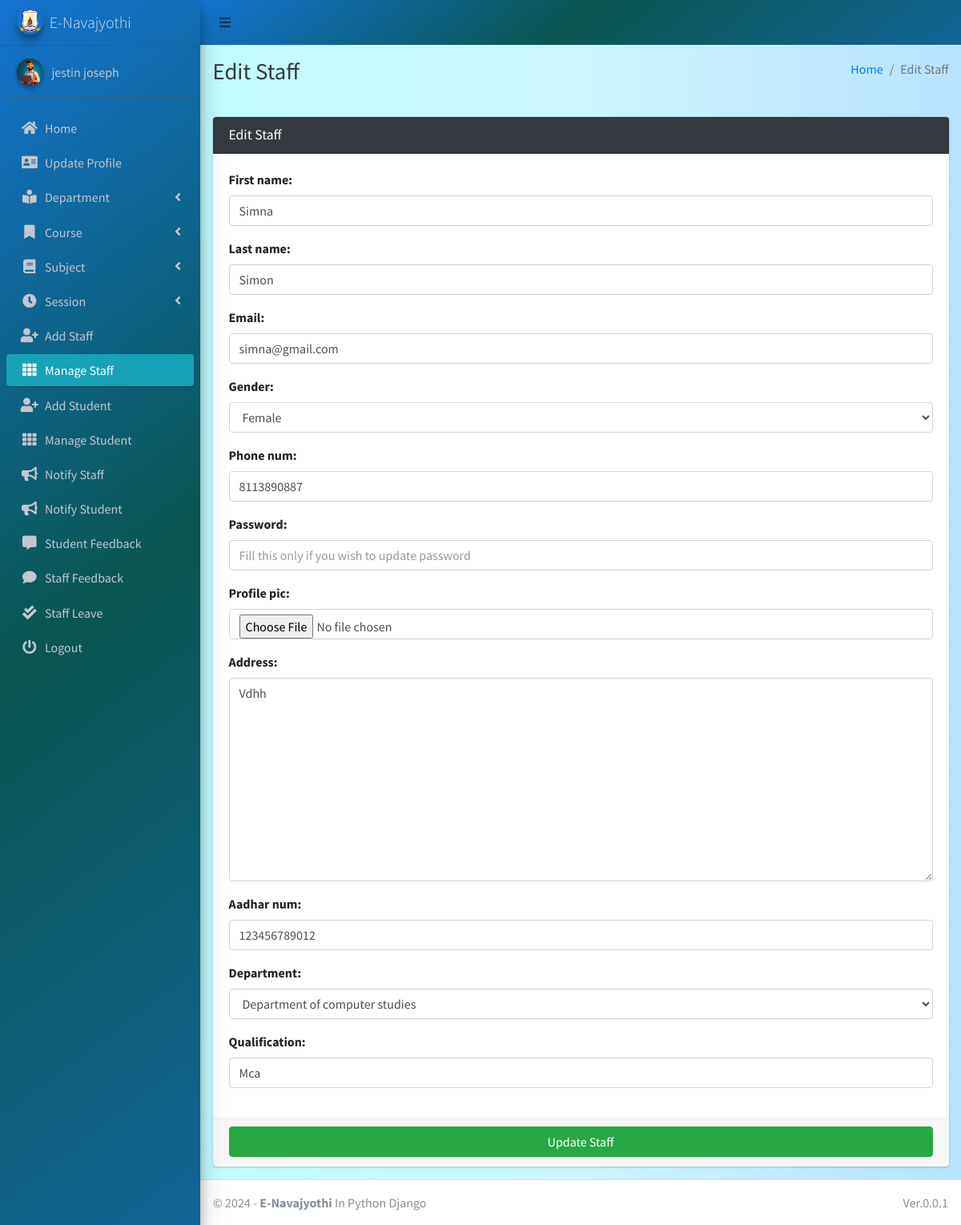
Page /staff/edit/1 (signed in) on the committed database.
### main_app/models.py (models this page shows, shortened)
class CustomUser(AbstractUser):
    USER_TYPE = ((1, "HOD"), (2, "Staff"), (3, "Student"))
    GENDER = [("M", "Male"), ("F", "Female")]
    username = None  # Removed username, using email instead
    email = models.EmailField(unique=True)
    user_type = models.CharField(default=1, choices=USER_TYPE, max_length=1)
    gender = models.CharField(max_length=1, choices=GENDER)
    profile_pic = models.ImageField()
    address = models.TextField()
    fcm_token = models.TextField(default="")  # For firebase notifications
    created_at = models.DateTimeField(auto_now_add=True)
    updated_at = models.DateTimeField(auto_now=True)
    USERNAME_FIELD = "email"
    REQUIRED_FIELDS = []
    objects = CustomUserManager()
    phone_num = models.IntegerField(max_length=12 ,null=True,blank=False)
    aadhar_num = models.IntegerField(max_length=16,null=True,blank=False)
    date_of_birth = models.DateField(null=True,blank=False)
    def __str__(self):
        return self.first_name + "  " + self.last_name

class Staff(models.Model):
    course = models.ForeignKey(Course, on_delete=models.DO_NOTHING, null=True, blank=False)
    department = models.ForeignKey(Department, on_delete=models.DO_NOTHING, null=True, blank=False)
    admin = models.OneToOneField(CustomUser, on_delete=models.CASCADE)
    phone_num = models.IntegerField(max_length=12 ,null=True,blank=False)
    qualification = models.CharField(max_length=20,null=True,blank=False)
    aadhar_num = models.IntegerField(max_length=12,null=True,blank=False)

### main_app/hod_views.py (the view)
# urls.py: path("staff/edit/<int:staff_id>", hod_views.edit_staff, name='edit_staff'),
def edit_staff(request, staff_id):
    staff = get_object_or_404(Staff, id=staff_id)
    form = StaffForm(request.POST or None, instance=staff)
    context = {
        'form': form,
        'staff_id': staff_id,
        'page_title': 'Edit Staff'
    }
    if request.method == 'POST':
        if form.is_valid():
            first_name = form.cleaned_data.get('first_name')
            last_name = form.cleaned_data.get('last_name')
            address = form.cleaned_data.get('address')
            username = form.cleaned_data.get('username')
            email = form.cleaned_data.get('email')
            gender = form.cleaned_data.get('gender')
            password = form.cleaned_data.get('password') or None
            department = form.cleaned_data.get('department')
            qualification = form.cleaned_data.get('qualification')
            aadhar_num= form.cleaned_data.get('aadhar_num')
            phone_num = form.cleaned_data.get('phone_num')
            passport = request.FILES.get('profile_pic') or None
            try:
                user = CustomUser.objects.get(id=staff.admin.id)
                user.username = username
                user.email = email
                if password != None:
                    user.set_password(password)
                if passport != None:
                    fs = FileSystemStorage()
                    filename = fs.save(passport.name, passport)
                    passport_url = fs.url(filename)
                    user.profile_pic = passport_url
                user.first_name = first_name
                user.last_name = last_name
                user.gender = gender
                user.address = address
                user.staff.phone_num = phone_num
                user.staff.department = department
                user.staff.qualification = qualification
                user.staff.aadhar_num = aadhar_num
                user.save()
                staff.save()
                messages.success(request, "Successfully Updated")
                return redirect(reverse('edit_staff', args=[staff_id]))
            except Exception as e:
                messages.error(request, "Could Not Update " + str(e))
        else:
            messages.error(request, "Please fil form properly")
    else:
        user = CustomUser.objects.get(id=staff.admin.id)
        staff = Staff.objects.get(id=staff.id)
        return render(request, "hod_template/edit_staff_template.html", context)

### main_app/forms.py
class StaffForm(CustomUserForm):
    def __init__(self, *args, **kwargs):
        super(StaffForm, self).__init__(*args, **kwargs)
    class Meta(CustomUserForm.Meta):
        model = Staff
        fields = CustomUserForm.Meta.fields + \
            ['aadhar_num','department','qualification' ]

### main_app/models.py (called while the page is built)
    def __str__(self):
        return self.name

### main_app/templates/hod_template/edit_staff_template.html
{% extends 'main_app/base.html' %}
{% load static %}
{% block page_title %}{{page_title}}{% endblock page_title %}
{% block content %}
<section class="content">
    <div class="container-fluid">
        <div class="row">
            <div class="col-md-12">
                <div class="card card-dark">
                    <div class="card-header">
                        <h3 class="card-title">{{page_title}}</h3>
                    </div>
                    {% include "main_app/form_template.html" with messages=messages  form=form button_text="Update Staff"%}
                </div>
            </div>
        </div>
    </div>
</section>
{% endblock content %}

### main_app/templates/main_app/sidebar_template.html (shortened to what this page needs)
{% load static %}
<aside class="main-sidebar sidebar-dark-info elevation-4 " style="background: rgb(0,104,205);
background: linear-gradient(143deg, rgba(0,104,205,0.9248949579831933) 0%, rgba(0,79,74,0.9613095238095238) 49%, rgba(0,89,142,0.9276960784313726) 100%);">
    {% if request.user.user_type == '1' %}
    <a href="{% url 'admin_home' %}" class="brand-link">
        <img src="{% static 'dist/img/nava_logo.png' %} " alt="AdminLTE Logo"
            class="brand-image img-circle elevation-3" >
        <span class="brand-text font-weight-light">E-Navajyothi</span>
    </a>
      <div class="sidebar">
        <div class="user-panel mt-3 pb-3 mb-3 d-flex">
            <div class="image">
                <img src="{{ request.user.profile_pic}}" class="img-circle elevation-2" alt="User Image">
            </div>
            <div class="info">
                <a href="#" class="d-block">{{user}}</a>
            </div>
        </div>
        <nav class="mt-2 ">
            <ul class="nav nav-pills nav-sidebar flex-column " data-widget="treeview" role="menu" data-accordion="false">
                <li class="nav-item">
                    {% url 'admin_home' as admin_home %}
                    <a href="{{admin_home}}" class="nav-link {% if admin_home == request.path %} active {% endif %}">
                        <i class="nav-icon fas fa-home"></i>
                        <p >
                            Home
                        </p>
                    </a>
                </li>
                <li class="nav-item">
                    {% url 'admin_view_profile' as admin_view_profile %}
                    <a href="{{admin_view_profile}}"
                        class="nav-link {% if admin_view_profile == request.path %} active {% endif %}">
                        <i class="nav-icon fas fa-address-card"></i>
                        <p>
                            Update Profile
                        </p>
                    </a>
                </li>
            <li class="nav-item has-treeview">
                    <a href="#" class="nav-link">
                        <i class="nav-icon fas fa-book-reader"></i>
                        <p>
                            Department
                            <i class="fas fa-angle-left right"></i>
                        </p>
                    </a>
                </li>
                <li class="nav-item has-treeview">
                    <a href="#" class="nav-link">
                        <i class="nav-icon fas fa-bookmark"></i>
                        <p>
                            Course
                            <i class="fas fa-angle-left right"></i>
                        </p>
                    </a>
                </li>
                <li class="nav-item has-treeview">
                    <a href="#" class="nav-link">
                        <i class="nav-icon fas fa-book"></i>
                        <p>
                            Subject
                            <i class="fas fa-angle-left right"></i>
                        </p>
                    </a>
                </li>
                <li class="nav-item has-treeview">
                    <a href="#" class="nav-link">
                        <i class="nav-icon fas fa-clock"></i>
                        <p>
                            Session
                            <i class="fas fa-angle-left right"></i>
                        </p>
                    </a>
                </li>
                <li class="nav-item">
                    {% url 'add_staff' as add_staff %}
                    <a href="{{add_staff}}" class="nav-link {% if add_staff == request.path %} active {% endif %}">
                        <i class="nav-icon fas fa-user-plus"></i>
                        <p>
                            Add Staff
                        </p>
                    </a>
                </li>
                <li class="nav-item">
                    {% url 'manage_staff' as manage_staff %}
                    {% url 'edit_staff' staff_id as edit_staff %}
                    <a href="{{manage_staff}}"
                        class="nav-link {% if manage_staff == request.path or request.path == edit_staff %} active {% endif %}">
                        <i class="nav-icon fas fa-th"></i>
                        <p>
                            Manage Staff
                        </p>
                    </a>
                </li>
                <li class="nav-item">
                    {% url 'add_student' as add_student%}
                    <a href="{{add_student}}" class="nav-link  {% if add_student == request.path %} active {% endif %}">
                        <i class="nav-icon fas fa-user-plus"></i>
                        <p>
                            Add Student
                        </p>
                    </a>
                </li>
                <li class="nav-item">
                    {% url 'manage_student' as manage_student %}
                    {% url 'edit_student' student_id as edit_student %}
                    <a href="{{manage_student}}"
                        class="nav-link  {% if edit_student == request.path or manage_student == request.path %} active {% endif %}">
                        <i class="nav-icon fas fa-th"></i>
                        <p>
                            Manage Student
                        </p>
                    </a>
                </li>
                <li class="nav-item">
                    {% url 'admin_notify_staff' as admin_notify_staff %}
                    <a href="{{admin_notify_staff}}"
                        class="nav-link {% if admin_notify_staff == request.path %} active {% endif %}">
                        <i class="nav-icon fas fa-bullhorn"></i>
                        <p>
                            Notify Staff
                        </p>
                    </a>
                </li>
                <li class="nav-item">
                    {% url 'admin_notify_student' as admin_notify_student %}
                    <a href="{{admin_notify_student}}"
                        class="nav-link {% if admin_notify_student == request.path %} active {% endif %}">
                        <i class="nav-icon fas fa-bullhorn"></i>
                        <p>
                            Notify Student
                        </p>
                    </a>
                </li>
                <li class="nav-item">
                    {% url 'student_feedback_message' as student_feedback_message %}
                    <a href="{{ student_feedback_message }}"
                        class="nav-link  {% if student_feedback_message == request.path %} active {% endif %}">
                        <i class="nav-icon fas fa-comment-alt"></i>
                        <p>
                            Student Feedback
                        </p>
                    </a>
                </li>
                <li class="nav-item">
                    {% url 'staff_feedback_message' as staff_feedback_message %}
                    <a href="{{staff_feedback_message}}"
                        class="nav-link   {% if staff_feedback_message == request.path %} active {% endif %}">
                        <i class="nav-icon fas fa-comment"></i>
                        <p>
                            Staff Feedback
                        </p>
                    </a>
                </li>
                <li class="nav-item">
                    {% url 'view_staff_leave' as view_staff_leave %}
                    <a href="{{view_staff_leave}}"
                        class="nav-link  {% if view_staff_leave == request.path %} active {% endif %}">
                        <i class="nav-icon fas fa-check-double"></i>
                        <p>
                            Staff Leave
                        </p>
                    </a>
                </li>
                                        {% endif %}
                                        <li class="nav-item">
                                            <a href="{% url 'user_logout' %}"
                                                onclick="return confirm('Your session would be terminated.\n\nProceed?')"
                                                class="nav-link">
                                                <i class="nav-icon fas fa-power-off"></i>
                                                <p>
                                                    Logout
                                                </p>
                                            </a>
                                        </li>
                                    </ul>
                                </nav>
                            </div>
</aside>

### main_app/templates/main_app/form_template.html (shortened to what this page needs)
<form role="form" method="POST" enctype="multipart/form-data">
    <div class="card-body">
        {% for field in form  %}
        <div class="form-group">
            {{field.label_tag}}
            {{field}}
        </div>
        {% endfor %}
    </div>
    <div class="card-footer">
        <button type="submit" class="btn btn-success btn-block">
            {% if button_text %}
            {{button_text}}
            {% else %}
            Submit
            {% endif %}
        </button>
    </div>
</form>

### rows in the picture
CustomUser: user.profile_pic (picture), first_name+last_name "jestin joseph"
Staff: form "8113890887" "123456789012" "Department of computer studies" "Mca"

### other values in the picture
{{ page_title }} "Edit Staff"
{{ field.label_tag }} "First name:" "Last name:" "Email:" "Gender:" "Phone num:" "Password:" "Profile pic:" "Address:" "Aadhar num:" "Department:" "Qualification:"
{{ button_text }} "Update Staff"
